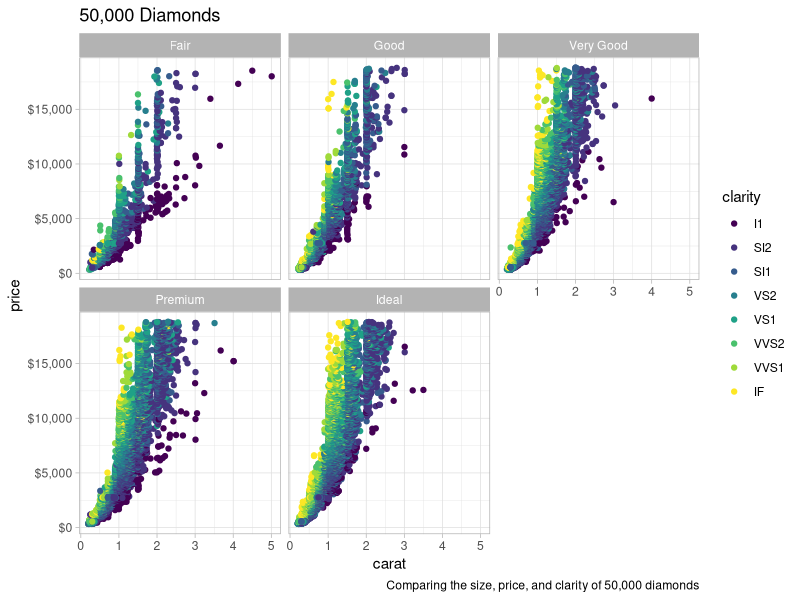

Generate this figure with R:
## ---- chunk 1
knitr::opts_chunk$set(echo = TRUE)
## ---- chunk 2
library(dplyr)
library(ggplot2)
library(magrittr)
library(scales)

diamonds %>%
  ggplot(aes(carat, price, color = clarity)) +
  geom_point() +
  facet_wrap( ~ cut) +
  theme_light() + 
  scale_y_continuous(labels = scales::dollar_format()) +
  labs(
    title = "50,000 Diamonds",
    caption = "Comparing the size, price, and clarity of 50,000 diamonds"
  )
